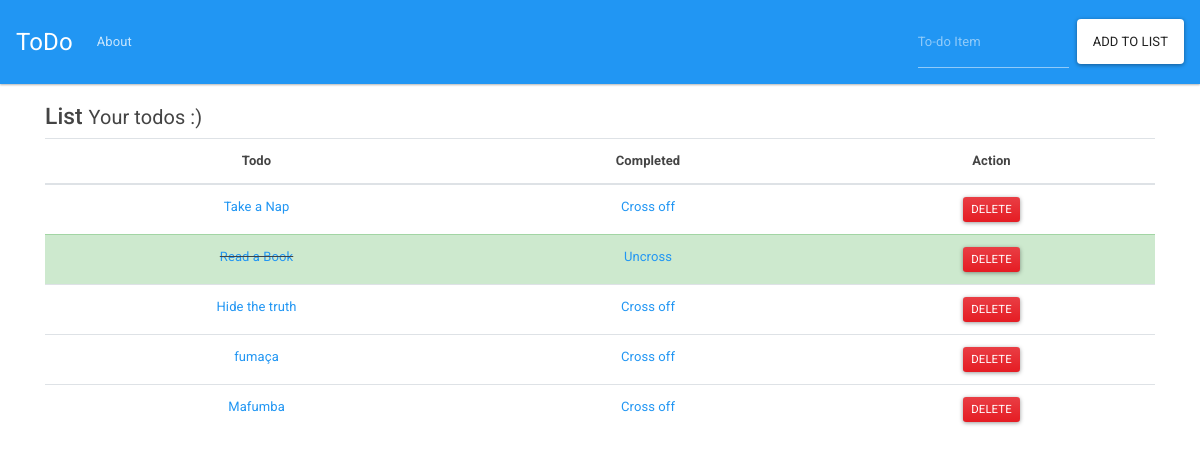
Before: / with the older database file.
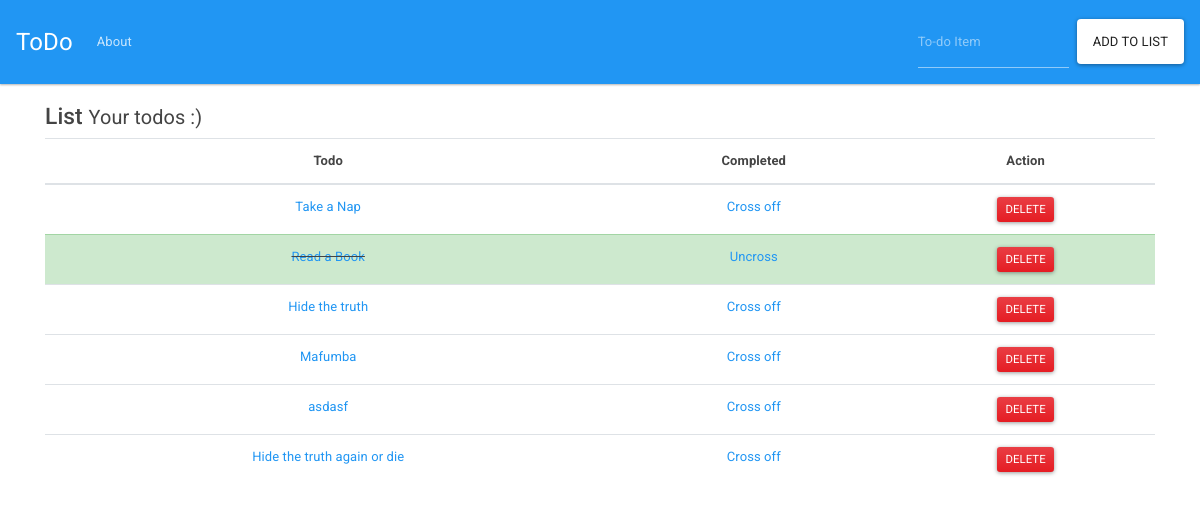
After: the same page with the newer database file.
### todo_list/models.py (models this page shows, shortened)
class List(models.Model):
    item = models.CharField(max_length=200)
    completed = models.BooleanField(default=False)

### todo_list/views.py (the view)
# urls.py: 2. Add a URL to urlpatterns:  path('', views.home, name='home')
def home(request):
    if request.method == 'POST':
        form = ListForm(request.POST or None)
        if form.is_valid():
            form.save()
            all_items = List.objects.all
            messages.success(request, 'Item has been added to list!')
            return render(request, 'home.html', {'all_items': all_items})
    else:
        all_items = List.objects.all
        return render(request, 'home.html', {'all_items': all_items})

### todo_list/templates/home.html (shortened to what this page needs)
{% extends 'base.html' %}
{% block content %}
<h3>List <small>Your todos :)</small></h3>
{% if all_items %}
<table class="table table-hover table-border">
    <thead>
        <tr class="text-center">
            <th scope="col">Todo</th>
            <th scope="col">Completed</th>
            <th scope="col">Action</th>
        </tr>
    </thead>
    <tbody>
        {% for todo in all_items %}
        <tr class="text-center {% if todo.completed %}table-success{% endif %}">
            <td scope="row" class="striker">
                <a href="{% url 'edit' todo.id %}">{{ todo.item}}</a>
            </td>
            <td>
                {% if todo.completed %}
                <a href="{% url 'uncross' todo.id %}">Uncross</a>
                {% else %}
                <a href="{% url 'cross_off' todo.id %}">Cross off</a>
                {% endif %}
            </td>
            <td><a href="{% url 'delete' todo.id %}" class="btn btn-danger btn-sm">Delete</a></td>
        </tr>
        {% endfor %}
      </tbody>
    </table>
{% endif %}
{% endblock %}

Changed rows visible on the page:
removed List: item "fumaça", completed "Cross off"
added List: item "asdasf", completed "Cross off"
added List: item "Hide the truth again or die", completed "Cross off"
